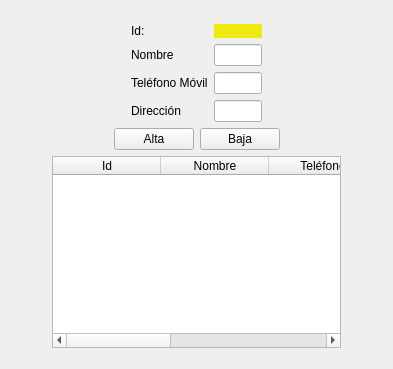
      <widget class="QWidget" name="Clientes">
       <attribute name="title">
        <string>Clientes</string>
       </attribute>
       <layout class="QGridLayout" name="gridLayout_15" columnstretch="1,10,1">
        <item row="0" column="0">
         <spacer name="horizontalSpacer_16">
          <property name="orientation">
           <enum>Qt::Horizontal</enum>
          </property>
          <property name="sizeHint" stdset="0">
           <size>
            <width>40</width>
            <height>20</height>
           </size>
          </property>
         </spacer>
        </item>
        <item row="0" column="1">
         <layout class="QGridLayout" name="gridLayout_5" columnstretch="0,0">
          <property name="leftMargin">
           <number>10</number>
          </property>
          <property name="topMargin">
           <number>10</number>
          </property>
          <property name="rightMargin">
           <number>10</number>
          </property>
          <property name="bottomMargin">
           <number>10</number>
          </property>
          <item row="0" column="1">
           <layout class="QGridLayout" name="gridLayout_8" rowstretch="0,0,0,0" columnstretch="10,0,6,10">
            <property name="topMargin">
             <number>3</number>
            </property>
            <item row="1" column="1">
             <widget class="QLabel" name="label">
              <property name="text">
               <string>Nombre</string>
              </property>
             </widget>
            </item>
            <item row="3" column="1">
             <widget class="QLabel" name="label_6">
              <property name="text">
               <string>Dirección</string>
              </property>
             </widget>
            </item>
            <item row="2" column="2">
             <widget class="QLineEdit" name="edtTelefonoCliente"/>
            </item>
            <item row="3" column="2">
             <widget class="QLineEdit" name="edtDireccionCliente"/>
            </item>
            <item row="0" column="1">
             <widget class="QLabel" name="label_7">
              <property name="text">
               <string>Id:</string>
              </property>
             </widget>
            </item>
            <item row="1" column="0">
             <spacer name="horizontalSpacer_10">
              <property name="orientation">
               <enum>Qt::Horizontal</enum>
              </property>
              <property name="sizeHint" stdset="0">
               <size>
                <width>40</width>
                <height>20</height>
               </size>
              </property>
             </spacer>
            </item>
            <item row="0" column="2">
             <widget class="QLabel" name="lblid_cliente">
              <property name="palette">
               <palette>
                <active>
                 <colorrole role="WindowText">
                  <brush brushstyle="SolidPattern">
                   <color alpha="255">
                    <red>0</red>
                    <green>0</green>
                    <blue>0</blue>
                   </color>
                  </brush>
                 </colorrole>
                 <colorrole role="Button">
                  <brush brushstyle="SolidPattern">
                   <color alpha="255">
                    <red>240</red>
                    <green>233</green>
                    <blue>15</blue>
                   </color>
                  </brush>
                 </colorrole>
                 <colorrole role="Light">
                  <brush brushstyle="SolidPattern">
                   <color alpha="255">
                    <red>255</red>
                    <green>251</green>
                    <blue>121</blue>
                   </color>
                  </brush>
                 </colorrole>
                 <colorrole role="Midlight">
                  <brush brushstyle="SolidPattern">
                   <color alpha="255">
                    <red>247</red>
                    <green>242</green>
                    <blue>68</blue>
                   </color>
                  </brush>
                 </colorrole>
                 <colorrole role="Dark">
                  <brush brushstyle="SolidPattern">
                   <color alpha="255">
                    <red>120</red>
                    <green>116</green>
                    <blue>7</blue>
                   </color>
                  </brush>
                 </colorrole>
                 <colorrole role="Mid">
                  <brush brushstyle="SolidPattern">
                   <color alpha="255">
                    <red>160</red>
                    <green>155</green>
                    <blue>10</blue>
                   </color>
                  </brush>
                 </colorrole>
                 <colorrole role="Text">
                  <brush brushstyle="SolidPattern">
                   <color alpha="255">
                    <red>0</red>
                    <green>0</green>
                    <blue>0</blue>
                   </color>
                  </brush>
                 </colorrole>
                 <colorrole role="BrightText">
                  <brush brushstyle="SolidPattern">
                   <color alpha="255">
                    <red>255</red>
                    <green>255</green>
                    <blue>255</blue>
                   </color>
                  </brush>
                 </colorrole>
                 <colorrole role="ButtonText">
                  <brush brushstyle="SolidPattern">
                   <color alpha="255">
                    <red>0</red>
                    <green>0</green>
                    <blue>0</blue>
                   </color>
                  </brush>
                 </colorrole>
                 <colorrole role="Base">
                  <brush brushstyle="SolidPattern">
                   <color alpha="255">
                    <red>255</red>
                    <green>255</green>
                    <blue>255</blue>
                   </color>
                  </brush>
                 </colorrole>
                 <colorrole role="Window">
                  <brush brushstyle="SolidPattern">
                   <color alpha="255">
                    <red>240</red>
                    <green>233</green>
                    <blue>15</blue>
                   </color>
                  </brush>
                 </colorrole>
                 <colorrole role="Shadow">
                  <brush brushstyle="SolidPattern">
                   <color alpha="255">
                    <red>0</red>
                    <green>0</green>
                    <blue>0</blue>
                   </color>
                  </brush>
                 </colorrole>
                 <colorrole role="AlternateBase">
                  <brush brushstyle="SolidPattern">
                   <color alpha="255">
                    <red>247</red>
                    <green>244</green>
                    <blue>135</blue>
                   </color>
                  </brush>
                 </colorrole>
                 <colorrole role="ToolTipBase">
                  <brush brushstyle="SolidPattern">
                   <color alpha="255">
                    <red>255</red>
                    <green>255</green>
                    <blue>220</blue>
                   </color>
                  </brush>
                 </colorrole>
                 <colorrole role="ToolTipText">
                  <brush brushstyle="SolidPattern">
                   <color alpha="255">
                    <red>0</red>
                    <green>0</green>
                    <blue>0</blue>
                   </color>
                  </brush>
                 </colorrole>
                </active>
                <inactive>
                 <colorrole role="WindowText">
                  <brush brushstyle="SolidPattern">
                   <color alpha="255">
                    <red>0</red>
                    <green>0</green>
                    <blue>0</blue>
                   </color>
                  </brush>
                 </colorrole>
                 <colorrole role="Button">
                  <brush brushstyle="SolidPattern">
                   <color alpha="255">
                    <red>240</red>
                    <green>233</green>
                    <blue>15</blue>
                   </color>
                  </brush>
                 </colorrole>
                 <colorrole role="Light">
                  <brush brushstyle="SolidPattern">
                   <color alpha="255">
                    <red>255</red>
                    <green>251</green>
                    <blue>121</blue>
                   </color>
                  </brush>
                 </colorrole>
                 <colorrole role="Midlight">
                  <brush brushstyle="SolidPattern">
                   <color alpha="255">
                    <red>247</red>
                    <green>242</green>
                    <blue>68</blue>
                   </color>
                  </brush>
                 </colorrole>
                 <colorrole role="Dark">
                  <brush brushstyle="SolidPattern">
                   <color alpha="255">
                    <red>120</red>
                    <green>116</green>
                    <blue>7</blue>
                   </color>
                  </brush>
                 </colorrole>
                 <colorrole role="Mid">
                  <brush brushstyle="SolidPattern">
                   <color alpha="255">
                    <red>160</red>
                    <green>155</green>
                    <blue>10</blue>
                   </color>
                  </brush>
                 </colorrole>
                 <colorrole role="Text">
                  <brush brushstyle="SolidPattern">
                   <color alpha="255">
                    <red>0</red>
                    <green>0</green>
                    <blue>0</blue>
                   </color>
                  </brush>
                 </colorrole>
                 <colorrole role="BrightText">
                  <brush brushstyle="SolidPattern">
                   <color alpha="255">
                    <red>255</red>
                    <green>255</green>
                    <blue>255</blue>
                   </color>
                  </brush>
                 </colorrole>
                 <colorrole role="ButtonText">
                  <brush brushstyle="SolidPattern">
                   <color alpha="255">
                    <red>0</red>
                    <green>0</green>
                    <blue>0</blue>
                   </color>
                  </brush>
                 </colorrole>
                 <colorrole role="Base">
                  <brush brushstyle="SolidPattern">
                   <color alpha="255">
                    <red>255</red>
                    <green>255</green>
                    <blue>255</blue>
                   </color>
                  </brush>
                 </colorrole>
                 <colorrole role="Window">
                  <brush brushstyle="SolidPattern">
                   <color alpha="255">
                    <red>240</red>
                    <green>233</green>
                    <blue>15</blue>
                   </color>
                  </brush>
                 </colorrole>
                 <colorrole role="Shadow">
                  <brush brushstyle="SolidPattern">
                   <color alpha="255">
                    <red>0</red>
                    <green>0</green>
                    <blue>0</blue>
                   </color>
                  </brush>
                 </colorrole>
                 <colorrole role="AlternateBase">
                  <brush brushstyle="SolidPattern">
                   <color alpha="255">
                    <red>247</red>
                    <green>244</green>
                    <blue>135</blue>
                   </color>
                  </brush>
                 </colorrole>
                 <colorrole role="ToolTipBase">
                  <brush brushstyle="SolidPattern">
                   <color alpha="255">
                    <red>255</red>
                    <green>255</green>
                    <blue>220</blue>
                   </color>
                  </brush>
                 </colorrole>
                 <colorrole role="ToolTipText">
                  <brush brushstyle="SolidPattern">
                   <color alpha="255">
                    <red>0</red>
                    <green>0</green>
                    <blue>0</blue>
                   </color>
                  </brush>
                 </colorrole>
                </inactive>
                <disabled>
                 <colorrole role="WindowText">
                  <brush brushstyle="SolidPattern">
                   <color alpha="255">
                    <red>120</red>
                    <green>116</green>
                    <blue>7</blue>
                   </color>
                  </brush>
                 </colorrole>
                 <colorrole role="Button">
                  <brush brushstyle="SolidPattern">
                   <color alpha="255">
                    <red>240</red>
                    <green>233</green>
                    <blue>15</blue>
                   </color>
                  </brush>
                 </colorrole>
                 <colorrole role="Light">
                  <brush brushstyle="SolidPattern">
                   <color alpha="255">
                    <red>255</red>
                    <green>251</green>
                    <blue>121</blue>
                   </color>
                  </brush>
                 </colorrole>
                 <colorrole role="Midlight">
                  <brush brushstyle="SolidPattern">
                   <color alpha="255">
                    <red>247</red>
                    <green>242</green>
                    <blue>68</blue>
                   </color>
                  </brush>
                 </colorrole>
                 <colorrole role="Dark">
                  <brush brushstyle="SolidPattern">
                   <color alpha="255">
                    <red>120</red>
                    <green>116</green>
                    <blue>7</blue>
                   </color>
                  </brush>
                 </colorrole>
                 <colorrole role="Mid">
                  <brush brushstyle="SolidPattern">
                   <color alpha="255">
                    <red>160</red>
                    <green>155</green>
                    <blue>10</blue>
                   </color>
                  </brush>
                 </colorrole>
                 <colorrole role="Text">
                  <brush brushstyle="SolidPattern">
                   <color alpha="255">
                    <red>120</red>
                    <green>116</green>
                    <blue>7</blue>
                   </color>
                  </brush>
                 </colorrole>
                 <colorrole role="BrightText">
                  <brush brushstyle="SolidPattern">
                   <color alpha="255">
                    <red>255</red>
                    <green>255</green>
                    <blue>255</blue>
                   </color>
                  </brush>
                 </colorrole>
                 <colorrole role="ButtonText">
                  <brush brushstyle="SolidPattern">
                   <color alpha="255">
                    <red>120</red>
                    <green>116</green>
                    <blue>7</blue>
                   </color>
                  </brush>
                 </colorrole>
                 <colorrole role="Base">
                  <brush brushstyle="SolidPattern">
                   <color alpha="255">
                    <red>240</red>
                    <green>233</green>
                    <blue>15</blue>
                   </color>
                  </brush>
                 </colorrole>
                 <colorrole role="Window">
                  <brush brushstyle="SolidPattern">
                   <color alpha="255">
                    <red>240</red>
                    <green>233</green>
                    <blue>15</blue>
                   </color>
                  </brush>
                 </colorrole>
                 <colorrole role="Shadow">
                  <brush brushstyle="SolidPattern">
                   <color alpha="255">
                    <red>0</red>
                    <green>0</green>
                    <blue>0</blue>
                   </color>
                  </brush>
                 </colorrole>
                 <colorrole role="AlternateBase">
                  <brush brushstyle="SolidPattern">
                   <color alpha="255">
                    <red>240</red>
                    <green>233</green>
                    <blue>15</blue>
                   </color>
                  </brush>
                 </colorrole>
                 <colorrole role="ToolTipBase">
                  <brush brushstyle="SolidPattern">
                   <color alpha="255">
                    <red>255</red>
                    <green>255</green>
                    <blue>220</blue>
                   </color>
                  </brush>
                 </colorrole>
                 <colorrole role="ToolTipText">
                  <brush brushstyle="SolidPattern">
                   <color alpha="255">
                    <red>0</red>
                    <green>0</green>
                    <blue>0</blue>
                   </color>
                  </brush>
                 </colorrole>
                </disabled>
               </palette>
              </property>
              <property name="autoFillBackground">
               <bool>true</bool>
              </property>
              <property name="text">
               <string/>
              </property>
              <property name="alignment">
               <set>Qt::AlignCenter</set>
              </property>
             </widget>
            </item>
            <item row="1" column="2">
             <widget class="QLineEdit" name="edtNombreCliente"/>
            </item>
            <item row="2" column="1">
             <widget class="QLabel" name="label_5">
              <property name="text">
               <string>Teléfono Móvil</string>
              </property>
             </widget>
            </item>
            <item row="1" column="3">
             <spacer name="horizontalSpacer_8">
              <property name="orientation">
               <enum>Qt::Horizontal</enum>
              </property>
              <property name="sizeHint" stdset="0">
               <size>
                <width>40</width>
                <height>20</height>
               </size>
              </property>
             </spacer>
            </item>
           </layout>
          </item>
          <item row="1" column="1">
           <layout class="QGridLayout" name="gridLayout_6">
            <item row="0" column="2">
             <widget class="QPushButton" name="btnBajaCliente">
              <property name="text">
               <string>Baja</string>
              </property>
             </widget>
            </item>
            <item row="0" column="0">
             <spacer name="horizontalSpacer_6">
              <property name="orientation">
               <enum>Qt::Horizontal</enum>
              </property>
              <property name="sizeHint" stdset="0">
               <size>
                <width>40</width>
                <height>20</height>
               </size>
              </property>
             </spacer>
            </item>
            <item row="0" column="1">
             <widget class="QPushButton" name="btnAltaCliente">
              <property name="text">
               <string>Alta</string>
              </property>
             </widget>
            </item>
            <item row="0" column="3">
             <spacer name="horizontalSpacer_7">
              <property name="orientation">
               <enum>Qt::Horizontal</enum>
              </property>
              <property name="sizeHint" stdset="0">
               <size>
                <width>40</width>
                <height>20</height>
               </size>
              </property>
             </spacer>
            </item>
           </layout>
          </item>
          <item row="2" column="1">
           <layout class="QGridLayout" name="gridLayout_7" columnstretch="1,0">
            <item row="0" column="0" colspan="2">
             <widget class="QTableWidget" name="tableClientes">
              <property name="maximumSize">
               <size>
                <width>999999</width>
                <height>9999999</height>
               </size>
              </property>
              <property name="autoFillBackground">
               <bool>false</bool>
              </property>
              <property name="selectionBehavior">
               <enum>QAbstractItemView::SelectRows</enum>
              </property>
              <attribute name="horizontalHeaderCascadingSectionResizes">
               <bool>false</bool>
              </attribute>
              <attribute name="horizontalHeaderDefaultSectionSize">
               <number>108</number>
              </attribute>
              <attribute name="horizontalHeaderStretchLastSection">
               <bool>false</bool>
              </attribute>
              <column>
               <property name="text">
                <string>Id</string>
               </property>
              </column>
              <column>
               <property name="text">
                <string>Nombre</string>
               </property>
              </column>
              <column>
               <property name="text">
                <string>Teléfono</string>
               </property>
              </column>
              <column>
               <property name="text">
                <string>Dirección</string>
               </property>
              </column>
              <column>
               <property name="text">
                <string>FechaBaja</string>
               </property>
              </column>
             </widget>
            </item>
           </layout>
          </item>
         </layout>
        </item>
        <item row="0" column="2">
         <spacer name="horizontalSpacer_17">
          <property name="orientation">
           <enum>Qt::Horizontal</enum>
          </property>
          <property name="sizeHint" stdset="0">
           <size>
            <width>40</width>
            <height>20</height>
           </size>
          </property>
         </spacer>
        </item>
       </layout>
      </widget>
